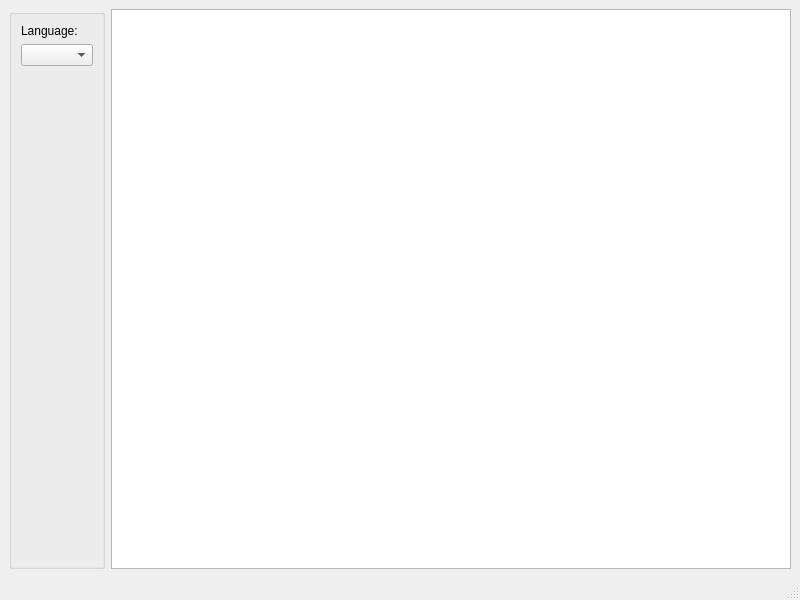
<?xml version="1.0" encoding="UTF-8"?>
<ui version="4.0">
 <class>MainWindow</class>
 <widget class="QMainWindow" name="MainWindow">
  <property name="geometry">
   <rect>
    <x>0</x>
    <y>0</y>
    <width>800</width>
    <height>600</height>
   </rect>
  </property>
  <property name="windowTitle">
   <string>MainWindow</string>
  </property>
  <widget class="QWidget" name="centralwidget">
   <layout class="QHBoxLayout" name="horizontalLayout">
    <item>
     <widget class="QGroupBox" name="groupBox">
      <property name="sizePolicy">
       <sizepolicy hsizetype="Maximum" vsizetype="Preferred">
        <horstretch>0</horstretch>
        <verstretch>0</verstretch>
       </sizepolicy>
      </property>
      <property name="minimumSize">
       <size>
        <width>0</width>
        <height>0</height>
       </size>
      </property>
      <property name="title">
       <string/>
      </property>
      <layout class="QFormLayout" name="formLayout">
       <item row="0" column="0">
        <widget class="QLabel" name="label">
         <property name="text">
          <string>Language:</string>
         </property>
        </widget>
       </item>
       <item row="1" column="0">
        <widget class="QComboBox" name="langComboBox">
         <property name="currentText">
          <string/>
         </property>
         <property name="currentIndex">
          <number>-1</number>
         </property>
        </widget>
       </item>
      </layout>
     </widget>
    </item>
    <item>
     <widget class="QPlainTextEdit" name="plainTextEdit"/>
    </item>
   </layout>
  </widget>
  <widget class="QMenuBar" name="menubar">
   <property name="geometry">
    <rect>
     <x>0</x>
     <y>0</y>
     <width>800</width>
     <height>23</height>
    </rect>
   </property>
  </widget>
  <widget class="QStatusBar" name="statusbar"/>
 </widget>
 <resources/>
 <connections/>
</ui>
